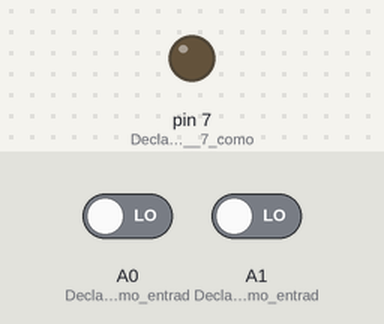
A sketch run on a simulated Arduino Uno, built with avr-gcc and run on an emulated ATmega328P. Shown: output pins drawn as LEDs (lit = HIGH). Inputs (shaded band) come from the test bench; at power-on: A0 (Declaramos_A0_como_entrad) LOW, A1 (Declaramos_A1_como_entrad) LOW.

Above: at 1.2 s.
1.3 s: A0 (Declaramos_A0_como_entrad) driven HIGH
At 2.5 s:
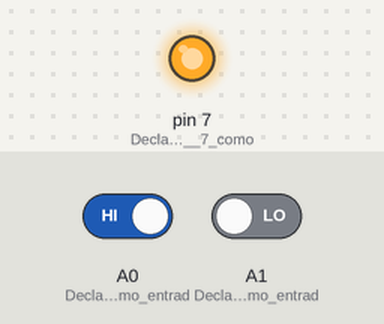
Timing chart, 0 to 4.3 s (numbered marks = the images above; inputs shaded):
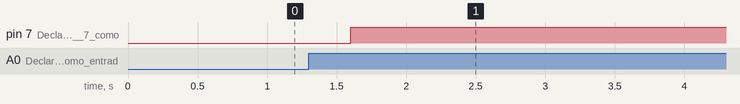

Measured:
- after the input at 1.3 s, pin 7 (Declaramos_el_pin__7_como): LOW → HIGH after 0.30 s

The sketch:

Ejercicio_1b.ino
```cpp
int but0; //Declaramos ldos variables para el estado de los dos botones utilizados
int but1;

void setup() {
  pinMode(A0, INPUT); //Declaramos A0 como entrada, en este caso del estado del botón 0
  pinMode(A1,INPUT); //Declaramos A1 como entrada, en este caso del estado del botón 1
  pinMode(7,OUTPUT); //Declaramos el pin  7 como salida, en este caso para el estado del LED

}

void loop() {
  but0=digitalRead(A0); //Definimos but0 como el estado digital del pin A0
  but1=digitalRead(A1); //Definimos but1 como el estado digital del pin A1
  delay(200); //Por cuestiones mecanicas con el botón, necesitamos un delay

  //Abrimos un condicional donde si but0 es 1 pero but1 es 0 entonces el LED se prende
  if(but0 && !but1){
    digitalWrite(7,HIGH);
    delay(200);
    }
  //Abrimos un else if donde si but0 es 0 pero but1 es 1 entonces el LED se apaga
  else if(but1 && !but0){
    digitalWrite(7,LOW);
    delay(200);
  }


}
```
